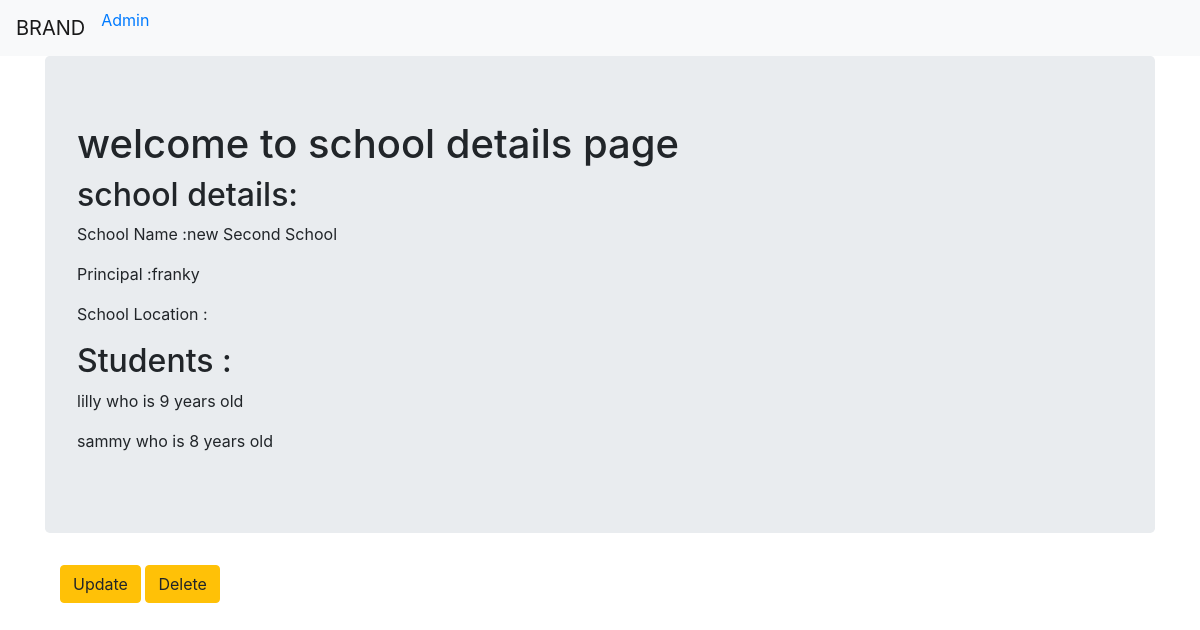
The app's page /basic_app/2, older data.
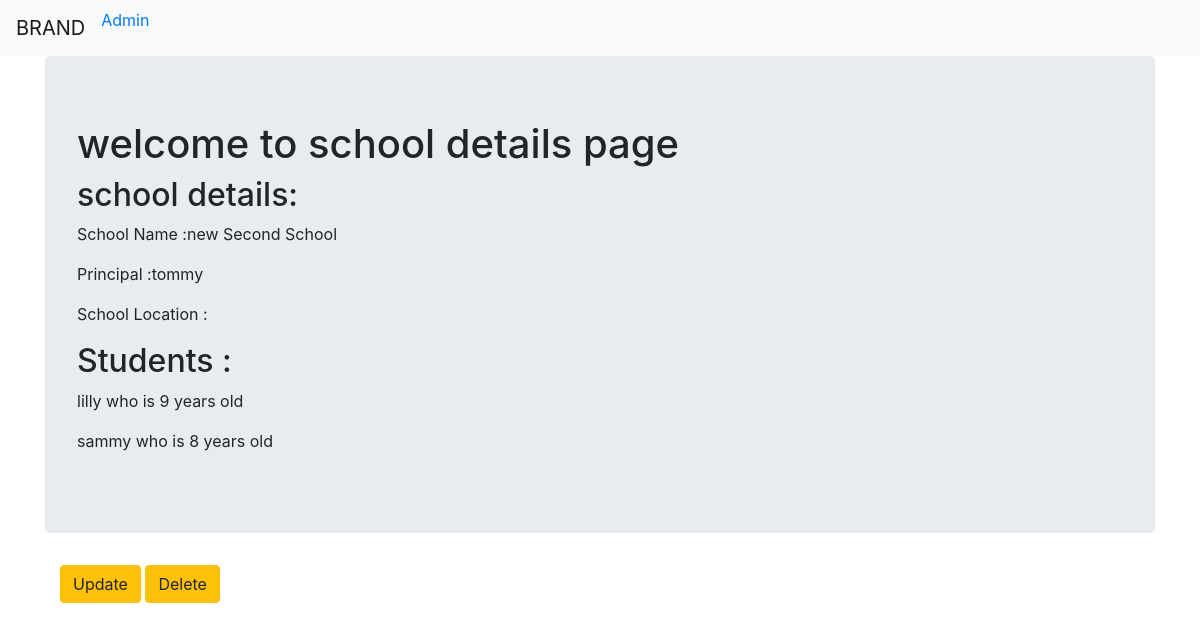
The same page, newer data.
### basic_app/models.py (models this page shows, shortened)
class School(models.Model):
    name = models.CharField(max_length=256)
    principal = models.CharField(max_length=256)
    location = models.CharField(max_length=256)

class Students(models.Model):
    name = models.CharField(blank=True, max_length=100)
    age = models.PositiveIntegerField()
    school = models.ForeignKey(School,related_name='students',on_delete=models.CASCADE)

### basic_app/views.py (the view)
# urls.py: path('<int:pk>',views.SchoolDetailView.as_view(),name='detail'),
class SchoolDetailView(DetailView):
    context_object_name='school_detail'
    model = models.School
    template_name = 'basic_app/school_details.html'

### basic_app/templates/basic_app/school_details.html
{% extends "basic_app/basic_app_base.html" %}
{% block body_block %}
<div class="jumbotron">
  <h1>welcome to school details page</h1>
  <h2>school details:</h2>
  <p>School Name :{{school_detail.name}}</p>
  <p>Principal :{{school_detail.principal}}</p>
  <p>School Location :{{school_detail.locaion}}</p>
  <h2>Students :</h2>
  {% for student in school_detail.students.all %}
    <p>{{student.name}} who is {{student.age}} years old</p>
  {% endfor %}
</div>
<div class="container">
    <p><a class="btn btn-warning" href="{% url 'basic_app:update' pk=school_detail.pk %}">Update</a>
       <a class="btn btn-warning" href="{% url 'basic_app:delete' pk=school_detail.pk %}">Delete</a>
    </p>
</div>
{% endblock %}

### basic_app/templates/basic_app/basic_app_base.html (shortened to what this page needs)
<!DOCTYPE html>
<html lang="en" dir="ltr">
  <head>
    <link rel="stylesheet" href="https://stackpath.bootstrapcdn.com/bootstrap/4.4.1/css/bootstrap.min.css">
  </head>
  <body>
    <nav class="navbar navbar-expand-lg navbar-light bg-light">
        <ul class="nav navbar-nav">
          <li><a class="navbar-brand" href="{% url 'basic_app:list' %}">BRAND</a></li>
          <li><a class="navbar-link" href="{% url 'admin:index' %}">Admin</a></li>
        </ul>
    </nav>
    <div class="container">
      {% block body_block %}{% endblock %}
    </div>
  </body>
</html>

Row changes from the older to the newer data that the page shows:
changed School "new Second School": principal "franky" → "tommy"
